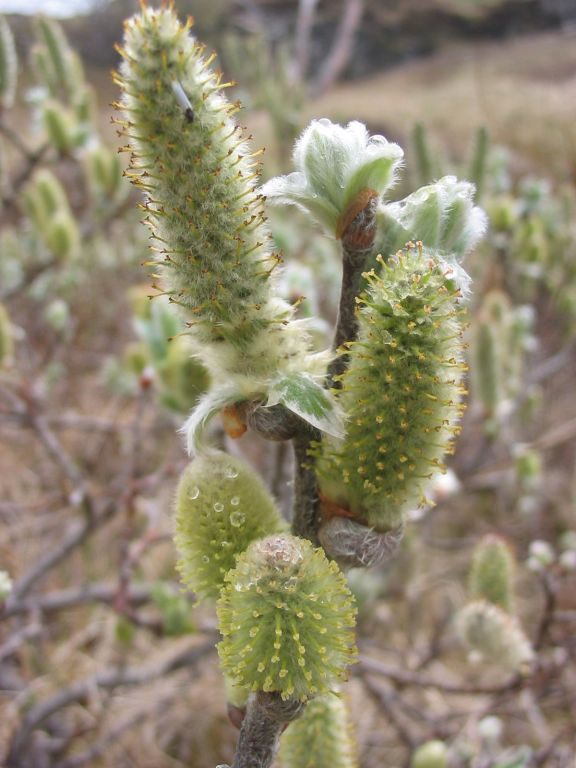
//> input picture Workspace/Laplace/large.jpg, 576 x 768 px
$ ./image   (built with g++ and OpenCV 4)
//> lines starting //> are read from the running program, lines starting //| are printed output that depends on the picture
#include "opencv2/imgproc/imgproc.hpp"
#include "opencv2/highgui/highgui.hpp"
#include <stdlib.h>
#include <stdio.h>
#include <time.h>
timespec diff(timespec start, timespec end);
using namespace cv;

/** @function main */
int main( int argc, char** argv )
{
  Mat src, src_gray, dst;
  int kernel_size = 3;
  int scale = 1;
  int delta = 0;
  int ddepth = CV_16S;
  char* window_name = "Laplace Demo";

  int c;

  /// Load an image
  src = imread( "large.jpg");
//> src is the input picture: 768 rows x 576 cols, CV_8UC3; mean B, G, R 111.2, 135.2, 143.6

  if( !src.data )
    { return -1; }

  /// Remove noise by blurring with a Gaussian filter
 // GaussianBlur( src, src, Size(3,3), 0, 0, BORDER_DEFAULT );

  /// Convert the image to grayscale
  cvtColor( src, src_gray, CV_RGB2GRAY );
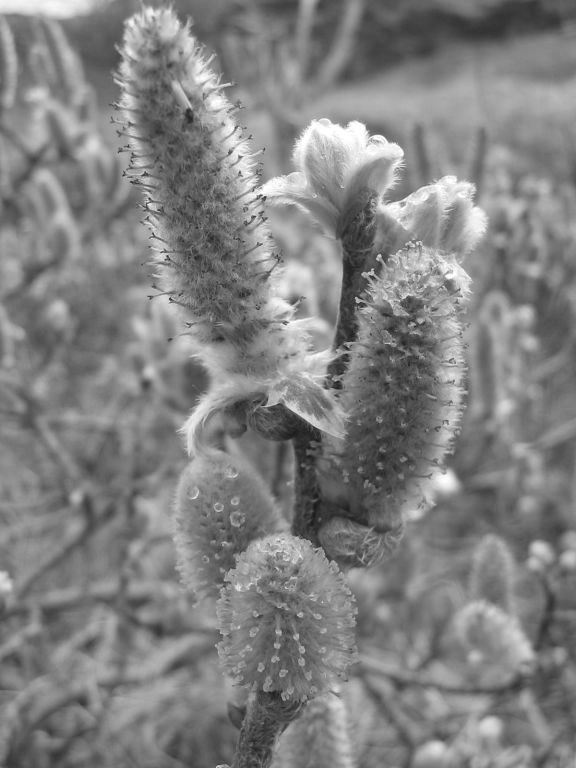
//> src_gray: 768 rows x 576 cols, CV_8UC1; min 26, max 255, mean 129

  /// Create window
  namedWindow( window_name, CV_WINDOW_AUTOSIZE );

  /// Apply Laplace function
  Mat abs_dst;

  timespec time1, time2;
  	int temp;
  	clock_gettime(CLOCK_PROCESS_CPUTIME_ID, &time1);


  Laplacian( src_gray, dst, ddepth, 7, scale, delta, BORDER_DEFAULT );
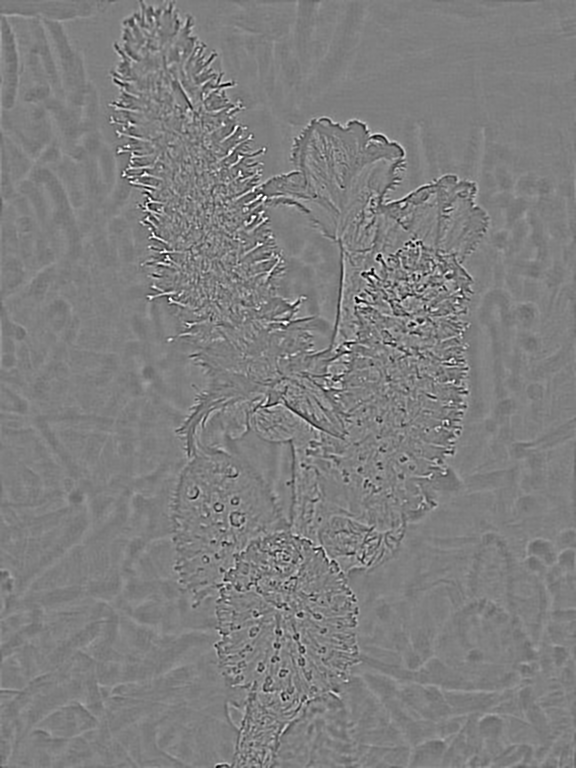
//> dst: 768 rows x 576 cols, CV_16SC1; min -32768, max 32767, mean -0.5; drawn with min black and max white


  clock_gettime(CLOCK_PROCESS_CPUTIME_ID, &time2);
    	printf("%d,%d",diff(time1,time2).tv_sec,diff(time1,time2).tv_nsec);

  convertScaleAbs( dst, abs_dst );
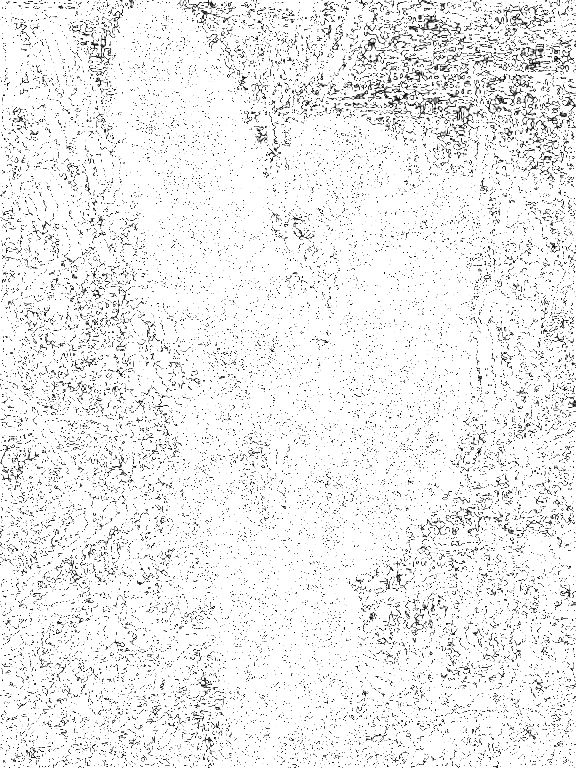
//> abs_dst: 768 rows x 576 cols, CV_8UC1; min 0, max 255, mean 237.7


  /// Show what you got
  imshow( window_name, abs_dst );
  Laplacian( src_gray, dst, ddepth, 1, scale, delta, BORDER_DEFAULT );
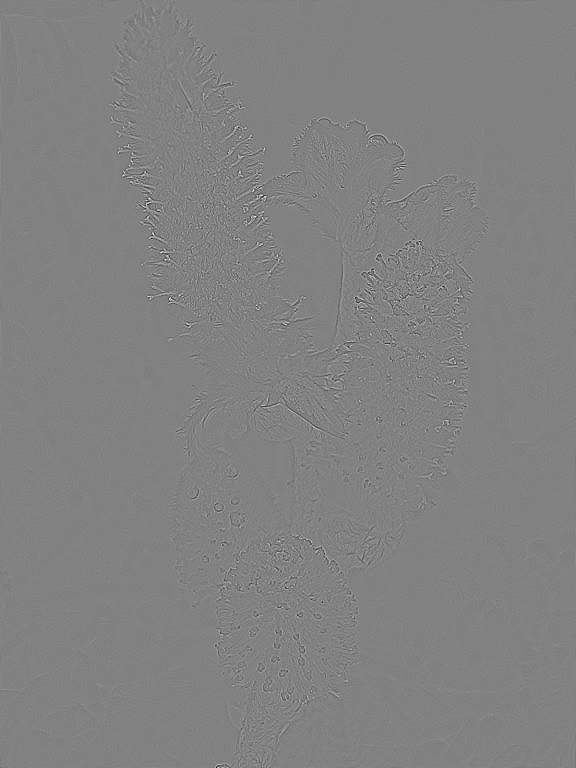
//> dst: 768 rows x 576 cols, CV_16SC1; min -273, max 264, mean 0; drawn with min black and max white
    convertScaleAbs( dst, abs_dst );
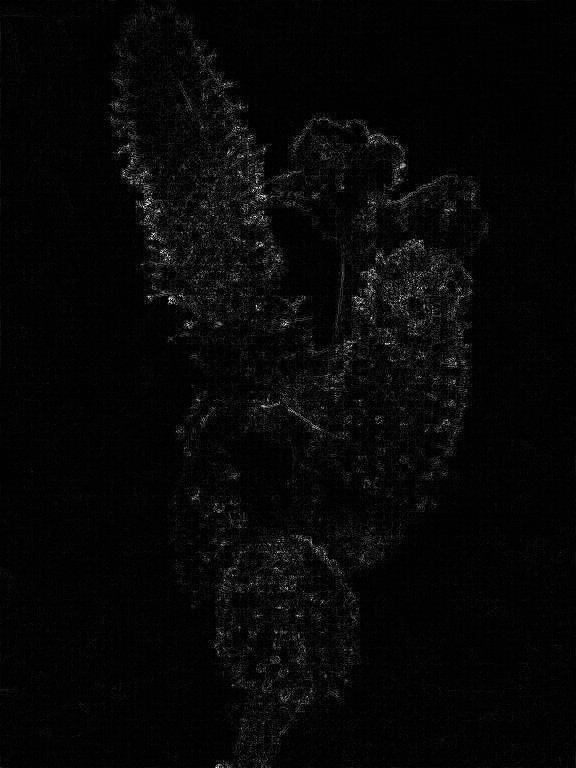
//> abs_dst: 768 rows x 576 cols, CV_8UC1; min 0, max 255, mean 7.1

    imshow( "mc", abs_dst );

  waitKey(0);

  return 0;
  }


timespec diff(timespec start, timespec end)
{
	timespec temp;
	if ((end.tv_nsec-start.tv_nsec)<0) {
		temp.tv_sec = end.tv_sec-start.tv_sec-1;
		temp.tv_nsec = 1000000000+end.tv_nsec-start.tv_nsec;
	} else {
		temp.tv_sec = end.tv_sec-start.tv_sec;
		temp.tv_nsec = end.tv_nsec-start.tv_nsec;
	}
	return temp;
}
